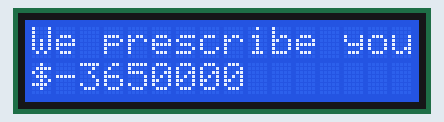
A sketch run on a simulated Arduino MKR. Parts: 16×2 character LCD. WiFi joins after 1.5 s; servers stay silent unless stated; what the sketch prints to the serial monitor is not drawn.

Above: at 1.8 s.
At 7.0 s:
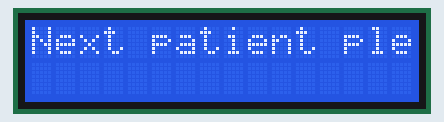

Measured:
- what the display in image 0 shows lasts 5.2 s, from 1.8 s to 7.0 s

The sketch:

bodyPol.ino
```cpp
/*
  ITP Critical Objects Midterm Spring 2019
  Morgan Mueller
  Get request from Node Server and parse the string sent over, then control motor.
*/
#include <ArduinoHttpClient.h>
#include <WiFiNINA.h>
#include "arduino_secrets.h"
#include <LiquidCrystal.h>


///////please enter your sensitive data in the Secret tab/arduino_secrets.h
/////// Wifi Settings ///////
char ssid[] = SECRET_SSID;
char pass[] = SECRET_PASS;

char serverAddress[] = "e34c8e2d.ngrok.io";  // server address

WiFiClient wifi;
HttpClient http(wifi, serverAddress);
int status = WL_IDLE_STATUS;
boolean forward = true;


//LCD
LiquidCrystal lcd(12, 11, 5, 4, 3, 2);

unsigned long ts = millis () ;   // time accounting.
#define DELAY 20

void setup() {
  Serial.begin(9600);
  while ( status != WL_CONNECTED) {
    Serial.print("Attempting to connect to Network named: ");
    Serial.println(ssid);                   // print the network name (SSID);

    // Connect to WPA/WPA2 network:
    status = WiFi.begin(ssid, pass);

    ///////// LCD Code /////////////
    lcd.begin(16, 2); //define the LCD's size


  }


  // print the SSID of the network you're attached to:
  Serial.print("SSID: ");
  Serial.println(WiFi.SSID());

  // print your WiFi shield's IP address:
  IPAddress ip = WiFi.localIP();
  Serial.print("IP Address: ");
  Serial.println(ip);
}

void loop() {


  Serial.println("making GET request");
  http.get("/stats");

  // read the status code and body of the response
  int statusCode = http.responseStatusCode();
  String response = http.responseBody();
  int lastResponse;
  int displayResponse;
  int baseSbs = 120;
  int newSbs;
  int multSbs;
  int newRes = response.toInt();
  Serial.println(response);

  lcd.clear();
  lcd.setCursor(0, 0);


  newSbs = newRes - baseSbs;
  multSbs = newSbs * 0.61;
  displayResponse = multSbs * 50000;


  if (newRes == lastResponse) {
    lcd.clear();
    lcd.print("Next patient please");
    //  lcd.setCursor(0, 1);
  }
  else {

    lcd.print("We prescribe you: ");
    lcd.setCursor(0, 1);
    lcd.print("$");
    lcd.print(displayResponse);
  }

  Serial.println();
  Serial.print("Status code: ");
  Serial.println(statusCode);
  Serial.print("Response: ");
  Serial.println(response);
  Serial.println("Wait five seconds");

  delay(5000);
  lastResponse = newRes;
}
```

arduino_secrets.h
```cpp
#define SECRET_SSID ""
#define SECRET_PASS ""
```
